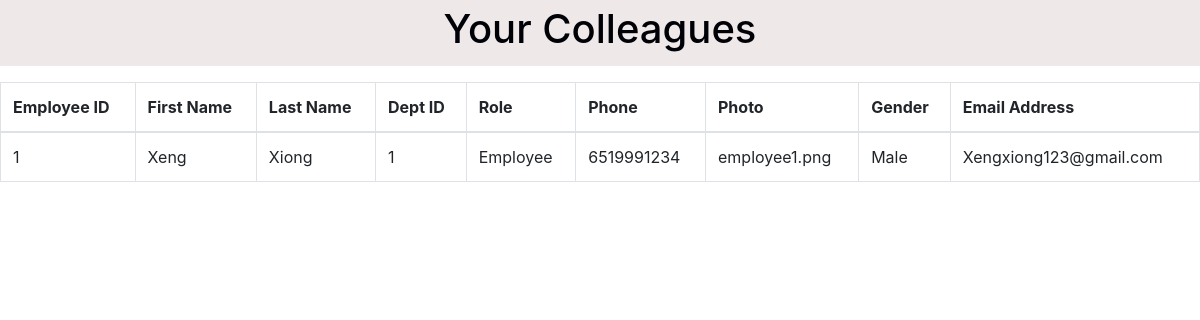
The app's page /employeeList.php, older data.
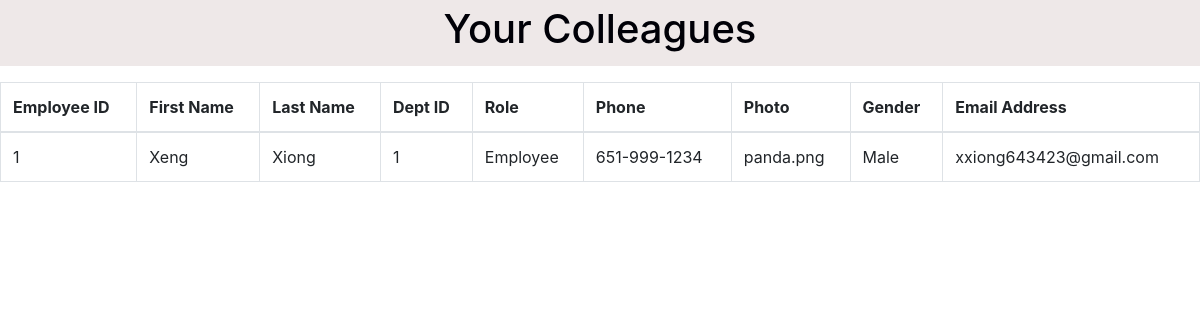
The same page, newer data.
### tables this page shows
CREATE TABLE `employee` (
  `employee_id` int(11) NOT NULL,
  `first_name` varchar(50) NOT NULL,
  `last_name` varchar(50) NOT NULL,
  `birth_date` date NOT NULL,
  `gender` varchar(50) NOT NULL,
  `email_address` varchar(255) NOT NULL,
  `emp_password` varchar(255) NOT NULL,
  `address` varchar(255) NOT NULL,
  `phone` varchar(50) NOT NULL,
  `role` varchar(50) NOT NULL,
  `date_joined` date NOT NULL DEFAULT current_timestamp(),
  `photo` varchar(255) NOT NULL,
  `dept_id` int(11) NOT NULL,
  `job_id` int(11) NOT NULL
);

### app/includes/autoLoader.php (called while the page is built, shortened)
<?php
function autoloadModel($className) {
    $path = "../model/". $className. ".php";
}
function autoloadContr($className) {
    $path = "../controller/". $className. ".php";
}
function autoloadRepository($className) {
    $path = "../repository/". $className. ".php";
}
function autoloadSecurity($className) {
    $path = "../security/". $className. ".php";
}
function autoloadService($className) {
    $path = "../service/". $className. ".php";
}
?>

### app/config/database.php (called while the page is built)
<?php
class Database {
    private $host;
    private $username;
    private $password;
    private $dbName;
    function __construct() {
        $this->host = "localhost";
        $this->username = "root";
        $this->password = "";
        $this->dbName = "emp_management";
    }
    public function connect() {
        $con = "mysql:host=". $this->host. ";dbname=". $this->dbName;
        $pdo_con = new PDO($con, $this->username, $this->password);
        $pdo_con->setAttribute(PDO::ATTR_DEFAULT_FETCH_MODE, PDO::FETCH_ASSOC);
        return $pdo_con;
    }
}
?>

### app/repository/employeeModel.php (called while the page is built, shortened)
<?php
class EmployeeModel extends Database {
    protected function getAllEmployees() {
        $query = "SELECT * FROM `employee`";
        $result = $this->connect()->query($query);
        return $result;
    }
}

### app/controller/employeeContr.php (called while the page is built, shortened)
<?php
class EmployeeContr extends EmployeeModel {
    public function selectAllEmployees() {
        $employees = $this->getAllEmployees();
        return $employees;
    }
}
?>

### employeeList.php (the view, shortened to what this page needs)
<?php
include '../config/database.php';
include '../includes/autoLoader.php';
?>
<!DOCTYPE html>
<html lang="en">
<head>
    <link rel="stylesheet" href="https://maxcdn.bootstrapcdn.com/bootstrap/4.0.0/css/bootstrap.min.css">
</head>
<body>
<div class="container-fluid bg-1 text-center">
    <h1 style="color:rgb(0, 0, 7)">Your Colleagues </h1>
  </div>
<table class="table table-striped">
<!--  <?php
$employeeContr = new EmployeeContr();
$employees = $employeeContr->selectAllEmployees();
foreach ($employees as $employee) {
    echo $employee['employee_id']. " - ". $employee['first_name']. " - ". $employee['last_name']. " - ". $employee['dept_id']. " - ". $employee['role']. " - ". $employee['phone']
    . " - ". $employee['photo']. " - ". $employee['gender']. " - ". $employee['email_address'];
    echo "<br>";}
 ?>   -->
<table id="editableTable" class="table table-bordered">
	<thead>
		<tr>
			<th>Employee ID</th>
			<th>First Name</th>
			<th>Last Name</th>
			<th>Dept ID</th>
            <th>Role</th>
            <th>Phone</th>
            <th>Photo</th>
            <th>Gender</th>
            <th>Email Address</th>
		</tr>
	</thead>
	<tbody>
    <td><?php echo $employee['employee_id']; ?></td>
		   <td><?php echo $employee['first_name']; ?></td>
		   <td><?php echo $employee['last_name']; ?></td>
		   <td><?php echo $employee['dept_id']; ?></td>
		   <td><?php echo $employee['role']; ?></td>
           <td><?php echo $employee['phone']; ?></td>
           <td><?php echo $employee['photo']; ?></td>
           <td><?php echo $employee['gender']; ?></td>
           <td><?php echo $employee['email_address']; ?></td>
	</tbody>
</table>
</body>
</html>

### employeeList.php (style rules this page uses)
.bg-1 { background-color: rgb(238, 232, 232); color: #ffffff; }
.container-fluid { padding-top: 5px; padding-bottom: 5px; }

Row changes from the older to the newer data that the page shows:
changed employee "Xeng": phone "6519991234" → "651-999-1234"; photo "employee1.png" → "panda.png"; email_address "Xengxiong123@gmail.com" → "xxiong643423@gmail.com"
